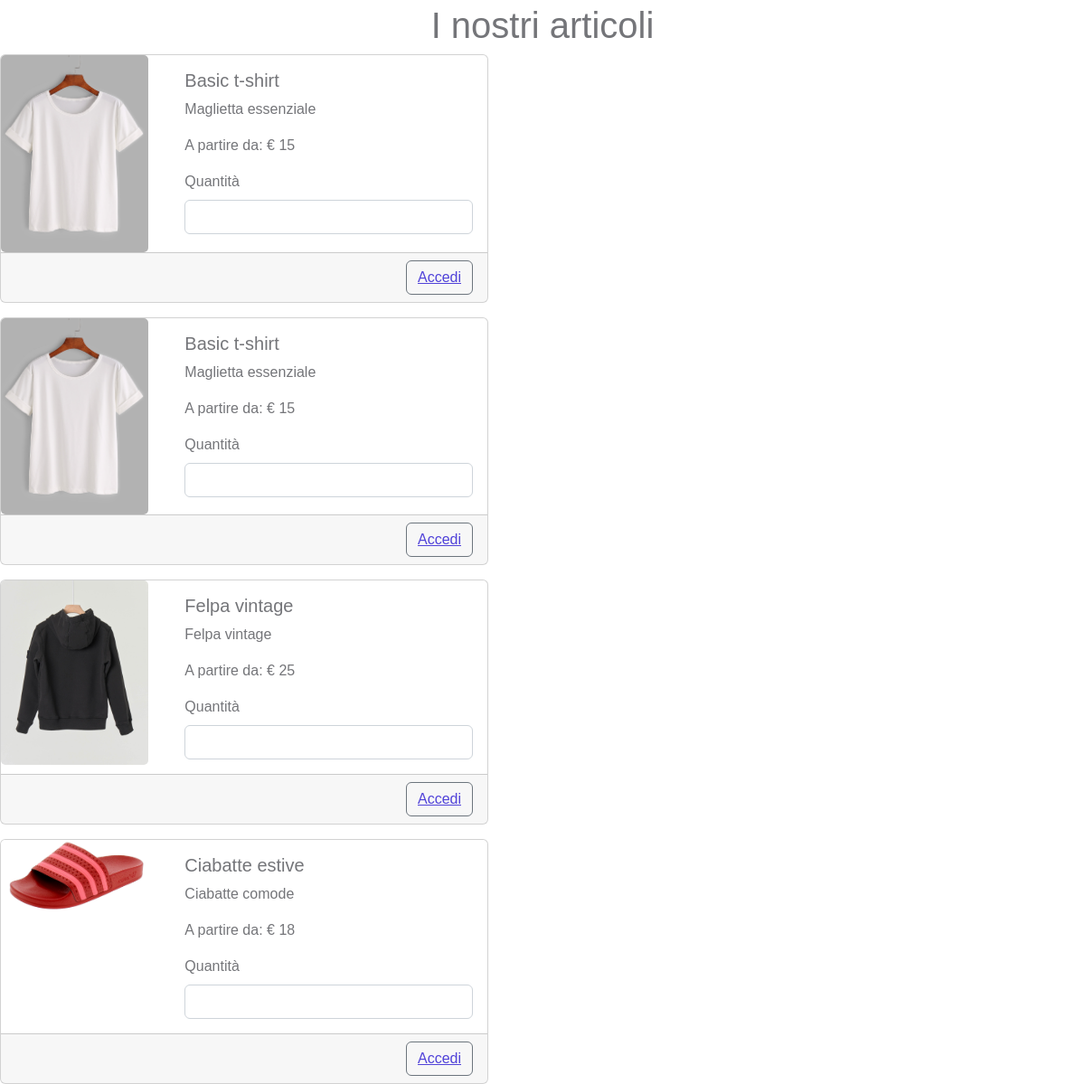
Before: / (middle part) with the older database file.
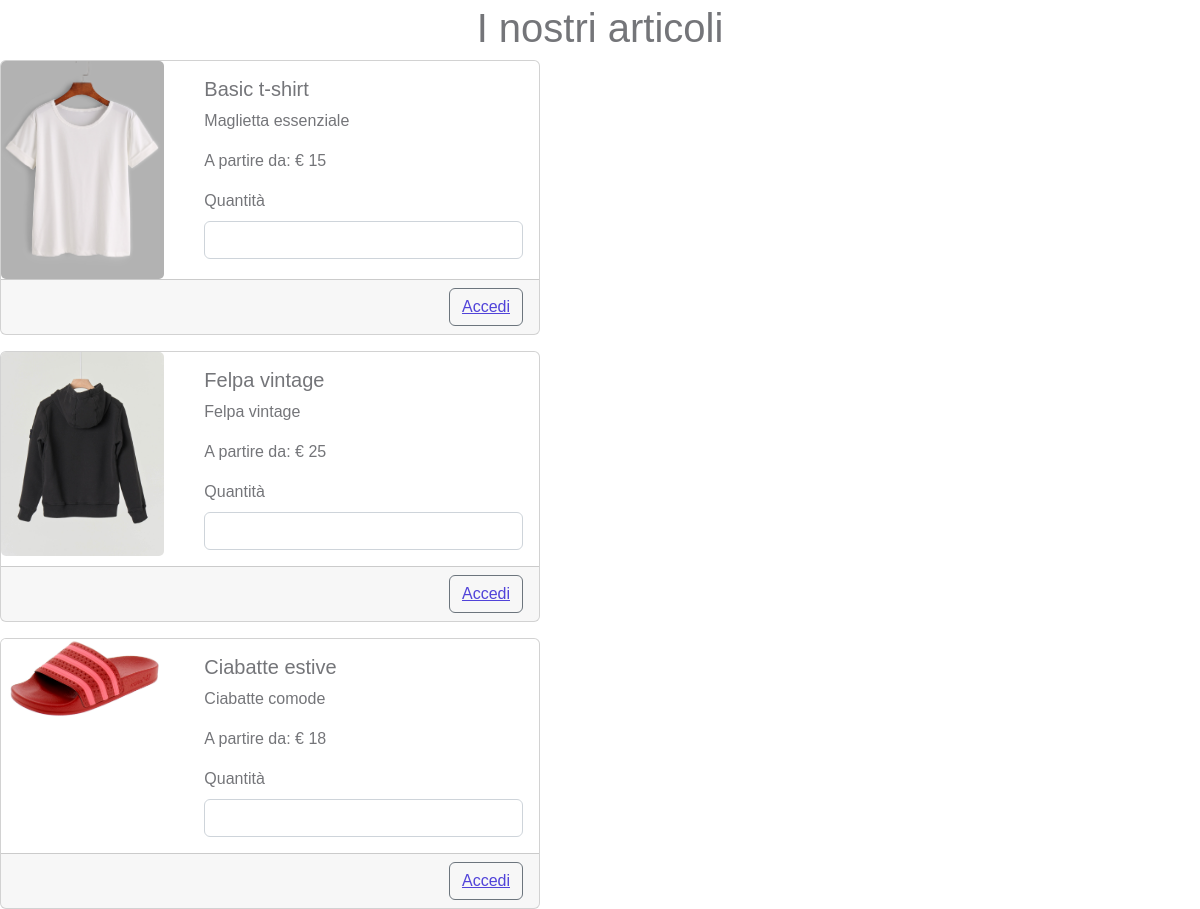
After: the same page with the newer database file.
### tables this page shows
CREATE TABLE IF NOT EXISTS `Prodotto` (
  `Id` int(11) NOT NULL AUTO_INCREMENT,
  `Nome` varchar(50) NOT NULL,
  `Descrizione` varchar(50) NOT NULL,
  `Immagine` varchar(300) NOT NULL,
  `Dim_id` int(11) NOT NULL,
  `Categoria_id` int(11) NOT NULL,
  `Status` int(11) NOT NULL,
  `Timestamp` timestamp NOT NULL DEFAULT current_timestamp(),
  PRIMARY KEY (`Id`),
  KEY `Dim_id` (`Dim_id`),
  KEY `Categoria_id` (`Categoria_id`)
);

### UIHelper.php (called while the page is built, shortened)
<?php
function showAllArticles(): void
{
    echo ' <div class="row">
            <div class="col">' . require './templates/views/components/productCard.php'; '</div>
         </div>';
}

### index.php (called while the page is built, shortened)
<?php
include("./src/classes/Dbh.php");
require_once("./script/productManager.script.php");
require_once("./templates/views/user/index.php");
$mainContent = ob_get_clean();
require_once("./templates/base.php");

### src/classes/Dbh.php (called while the page is built, shortened)
<?php
class Dbh
{
    protected mysqli $connection;
    public function __construct($dbhost = 'localhost', $dbuser = 'root', $dbpass = '', $dbname = 'e-commerce', $charset = 'utf8')
    {
        try {
            $this->connection = new mysqli($dbhost, $dbuser, $dbpass, $dbname);
            $this->connection->set_charset($charset);
        } catch (Exception $e) {
            echo "[Dbh:26] Sono qui";
            echo "Connection failed: " . mysqli_connect_error();
        }
    }
    public function execute($sql, ...$params): array|int|string
    {
        $types = "";
        if ($stmt = $this->connection->prepare($sql)) {
            if (!$stmt->execute()) {
                return "Execute failed: (" . $stmt->errno . ") " . $stmt->error;
            }
            if ($stmt->errno == 0) {
                $result = $stmt->get_result();
                return $result->fetch_all(MYSQLI_ASSOC);
            } else {
                return "Errore" . $stmt->errno;
            }
        } else {
            return 'Unable to prepare MySQL statement (check your syntax) - ' . $this->connection->error;
        }
    }
    public function selectSpecificField(string $tableName, string $field, string $where): int|string|array|null
    {
        $query = "SELECT `$field` FROM `$tableName` WHERE $where";
        $response = $this->execute($query);
        return !empty($response) && $response[0] !== null && $response[0][$field] !== null
            ? $response[0][$field]
            : null;
    }
    public function getProducts(): array|int|string
    {
        $query = "SELECT * FROM `Prodotto` WHERE Id != 1 AND Id != 2";
        return $this->execute($query);
    }
}

### script/productManager.script.php (called while the page is built, shortened)
<?php
$dbh = new Dbh();
$products = $dbh->getProducts();

### templates/views/components/productCard.php (the view, shortened to what this page needs)
<section>
    <?php
    $dbh = new Dbh();
    $products = $dbh->getProducts();
    if (is_array($products)) {
        foreach ($products as $product) {
            echo '<div class="justify-content-center">
                    <form method="post">';
            $whereProductId = "`Id` = " . $product[ID];
            $currentProductImage = $dbh->selectSpecificField(PRODOTTO, IMMAGINE, $whereProductId);
            $currentProductName = $dbh->selectSpecificField(PRODOTTO, NOME, $whereProductId);
            $currentProductDescription = $dbh->selectSpecificField(PRODOTTO, DESCRIZIONE, $whereProductId);
            $whereArticleProduct = "`Prodotto_id` = " . $product[ID];
            $currentProductPrice = $dbh->selectSpecificField(ARTICOLO, PREZZO, $whereArticleProduct);
            if ($currentProductImage !== null && $currentProductName !== null
                && $currentProductDescription !== null && $currentProductPrice !== null) {
                if (!isset($_SESSION[ID])) {
                    echo '
                             <div class="card mb-3" style="max-width: 540px;">
                                    <div class="row no-gutters">
                                        <div class="col-md-4">
                                            <img src="' . UPLOADS . '/' . $product[IMMAGINE] . '" class="card-img" alt="Product Image">
                                        </div>
                                        <div class="col-md-8">
                                            <div class="card-body" name="product-id" value="' . $product[ID] . '">
                                                <h5 class="card-title" >' . $currentProductName . '</h5>
                                                <p class="card-text" >' . $currentProductDescription . '</p>
                                                <div class="card-price">
                                                    <p class="card-text">A partire da: ' . EURO . ' ' . $currentProductPrice . '</p>
                                                    <label for="article-quantity" class="form-label">Quantità</label>
                                                    <input type="number" min="1" class="form-control" id="product-name" name="article-quantity"  />
                                        </div>
                                        <div class="card-size">
                                        ';
                    drawCardFooter($product[ID], null);
                }
            }
        }
    }
    ?>
</section>
<?php
function drawCardFooter($productId, $session): void
{
    echo '
                    </select>
                    </div>
                    </div>
                    </div>
                    </div>';
    echo '
                    <div class="card-footer d-flex justify-content-end">
                        <style>
                           .btn-primary{
                                margin: 1px;
                           }
                        </style>';
    if (isset($productId) && $productId > 0) {
        if (isset($session)) {
            if (!($session->getClaimTypeFromId($session->getCurrentUser()[CLAIM_ID]) === CLAIM_SELLER_DESC) &&
                !($session->getClaimTypeFromId($session->getCurrentUser()[CLAIM_ID]) === CLAIM_SELLER_PR0_DESC)) {
                echo '<button class="btn btn-primary ml-auto" type="submit" name="add-product-' . $productId . '-in-wishlist">
                                <svg xmlns="http://www.w3.org/2000/svg" width="16" height="16" fill="currentColor" class="bi bi-heart-fill" viewBox="0 0 16 16">
                                    <path fill-rule="evenodd" d="M8 1.314C12.438-3.248 23.534 4.735 8 15-7.534 4.736 3.562-3.248 8 1.314z"/>
                                </svg>
                            </button>';
                echo '<button class="btn btn-primary ml-auto" type="submit" name="add-article-' . $productId . '-in-cart">
                                <svg xmlns="http://www.w3.org/2000/svg" width="16" height="16" fill="currentColor" class="bi bi-bag-fill" viewBox="0 0 16 16">
                                    <path d="M8 1a2.5 2.5 0 0 1 2.5 2.5V4h-5v-.5A2.5 2.5 0 0 1 8 1zm3.5 3v-.5a3.5 3.5 0 1 0-7 0V4H1v10a2 2 0 0 0 2 2h10a2 2 0 0 0 2-2V4h-3.5z"/>
                                </svg>
                                Add to cart
                            </button>';
                echo '<button class="btn btn-primary ml-auto" type="submit" name="buy-now-' . $productId . '">
                                <svg xmlns="http://www.w3.org/2000/svg" width="16" height="16" fill="currentColor" class="bi bi-cash-coin" viewBox="0 0 16 16">
                                    <path fill-rule="evenodd" d="M11 15a4 4 0 1 0 0-8 4 4 0 0 0 0 8zm5-4a5 5 0 1 1-10 0 5 5 0 0 1 10 0z"/>
                                    <path d="M9.438 11.944c.047.596.518 1.06 1.363 1.116v.44h.375v-.443c.875-.061 1.386-.529 1.386-1.207 0-.618-.39-.936-1.09-1.1l-.296-.07v-1.2c.376.043.614.248.671.532h.658c-.047-.575-.54-1.024-1.329-1.073V8.5h-.375v.45c-.747.073-1.255.522-1.255 1.158 0 .562.378.92 1.007 1.066l.248.061v1.272c-.384-.058-.639-.27-.696-.563h-.668zm1.36-1.354c-.369-.085-.569-.26-.569-.522 0-.294.216-.514.572-.578v1.1h-.003zm.432.746c.449.104.655.272.655.569 0 .339-.257.571-.709.614v-1.195l.054.012z"/>
                                    <path d="M1 0a1 1 0 0 0-1 1v8a1 1 0 0 0 1 1h4.083c.058-.344.145-.678.258-1H3a2 2 0 0 0-2-2V3a2 2 0 0 0 2-2h10a2 2 0 0 0 2 2v3.528c.38.34.717.728 1 1.154V1a1 1 0 0 0-1-1H1z"/>
                                    <path d="M9.998 5.083 10 5a2 2 0 1 0-3.132 1.65 5.982 5.982 0 0 1 3.13-1.567z"/>
                                </svg>
                                Buy Now
                            </button>';
            }
        } else {
            echo '<button class="btn btn-outline-secondary ml-auto" type="submit">
                                <a href="./login.php">Accedi</a>
                          </button>';
        }
        echo '              </div>
                    </div>
                </form>
            </div>';
    }
}
?>

### templates/views/user/index.php (shortened to what this page needs)
<?php
    require_once "UIHelper.php";
?>
<section id="articles">
    <h1 class="text-center">I nostri articoli</h1>
    <?php
    showAllArticles();
    ?>
</section>

### templates/base.php (shortened to what this page needs)
<!DOCTYPE html>
<html lang="it">
<?php require_once("./templates/views/utils/head.php"); ?>
<body>
<?php
if (isset($_SESSION["Id"])) {
    try {
        $session = new Session($_SESSION["Id"]);
        if ($title === "Dashboard" || $title === "Insert product" || $title === "Manage products" ||
            $title === "Warehouse" || $title === "Configurazione articolo" || $title === "Edit product" ) {
            $claimType = $session->getClaimTypeFromId($session->getCurrentUser()[CLAIM_ID]);
            if ($claimType == CLAIM_SELLER_DESC || $claimType === CLAIM_SELLER_PR0_DESC) {
                echo '<div class="row">';
                echo '<div class="sidebar col-3">
                               <div class="d-flex flex-column flex-shrink-0 p-3 bg-light" style="max-width: 250px;">
                                   <a href="/" class="d-flex align-items-center mb-3 mb-md-0 me-md-auto link-dark text-decoration-none">
                                    <svg class="bi me-2" width="40" height="32"><use xlink:href="#bootstrap"></use></svg>
                                        <span class="fs-4">Take it</span>
                                   </a>
                                    <hr>
                                    <ul class="nav nav-pills flex-column mb-auto">';
                echo '<li>
                                            <a href="./dashboard.php" class="nav-link link-white ';
                if ($title === "Dashboard"){
                    echo 'active';
                }
                else {
                }
                echo ' showContent" >';
                echo'
                                                <svg class="bi me-2" width="16" height="16"><use xlink:href="#speedometer2"></use></svg>
                                                Dashboard
                                            </a>
                                        </li>';
                echo '<li>
                                            <a href="./productInsertion.php" class="nav-link link-white ';
                if ($title === "Insert product"){
                    echo 'active';
                }
                else {
                }
                echo ' showContent" >';
                echo'
                                                <svg class="bi me-2" width="16" height="16"><use xlink:href="#speedometer2"></use></svg>
                                                Inserisci prodotto
                                            </a>
                                        </li>';
                echo '<li>
                                            <a href="./manageProducts.php" class="nav-link link-dark ';
                if ($title === "Manage products" || $title === "Edit product"){
                    echo 'active';
                }
                else {
                }
                echo ' showContent" >';
                echo'
                                                <svg class="bi me-2" width="16" height="16"><use xlink:href="#table"></use></svg>
                                                Modifica prodotto
                                            </a>
                                        </li>';
                echo '
                                    </ul>
                                    <hr>
                                     </div>
                                </div>';
                echo '          <div class="col-9">';
                echo $mainContent;
                echo '      </div>
                        </div>';
            }
        } else {
            echo $mainContent;
        }
    } catch (Exception $e) {
        echo $e->getMessage();
    }
} else {
    echo $mainContent;
}
?>
</body>
</html>

### templates/views/utils/head.php (shortened to what this page needs)
<head>
    <link href="https://cdn.jsdelivr.net/npm/bootstrap@5.2.3/dist/css/bootstrap.min.css" rel="stylesheet">
    <link rel="stylesheet" href="<?php echo CSS; ?>/style.css">
</head>

### assets/css/style.css (style rules this page uses)
:root { --bs-blue: #1d3b53; --bs-indigo: #6610f2; --bs-purple: #6f42c1; --bs-pink: #e83e8c; --bs-red: #d6293e; --bs-orange: #fd7e14; --bs-yellow: #f7c32e; --bs-green: #0cbc87; --bs-teal: #20c997; --bs-cyan: #17a2b8; --bs-black: #000; --bs-white: #fff; --bs-gray: #747579; --bs-gray-dark: #0b0a12; --bs-gray-100: #f5f5f6; --bs-gray-200: #dfdfe3; --bs-gray-300: #c5c5c7; --bs-gray-400: #96969a; --bs-gray-500: #85878a; --bs-gray-600: #747579; --bs-gray-700: #5e5e5f; --bs-gray-800: #0b0a12; --bs-gray-900: #0b0a12; --bs-primary: #5143d9; --bs-white: #fff; --bs-secondary: #85878a; --bs-success: #0cbc87; --bs-info: #17a2b8; --bs-warning: #f7c32e; --bs-danger: #d6293e; --bs-light: #f5f5f6; --bs-dark: #0b0a12; --bs-orange: #fd7e14; --bs-mode: #fff; --bs-primary-rgb: 81, 67, 217; --bs-white-rgb: 255, 255, 255; --bs-secondary-rgb: 133, 135, 138; --bs-success-rgb: 12, 188, 135; --bs-info-rgb: 23, 162, 184; --bs-warning-rgb: 247, 195, 46; --bs-danger-rgb: 214, 41, 62; --bs-light-rgb: 245, 245, 246; --bs-dark-rgb: 11, 10, 18; --bs-orange-rgb: 253, 126, 20; --bs-mode-rgb: 255, 255, 255; --bs-white-rgb: 255, 255, 255; --bs-black-rgb: 0, 0, 0; --bs-body-color-rgb: 116, 117, 121; --bs-body-bg-rgb: 255, 255, 255; --bs-font-sans-serif: system-ui, -apple-system, "Segoe UI", Roboto, "Helvetica Neue", "Noto Sans", "Liberation Sans", Arial, sans-serif, "Apple Color Emoji", "Segoe UI Emoji", "Segoe UI Symbol", "Noto Color Emoji"; --bs-font-monospace: SFMono-Regular, Menlo, Monaco, Consolas, "Liberation Mono", "Courier New", monospace; --bs-gradient: linear-gradient(180deg, rgba(255, 255, 255, 0.15), rgba(255, 255, 255, 0)); --bs-body-font-family: DM Sans, sans-serif; --bs-body-font-size: 1rem; --bs-body-font-weight: 400; --bs-body-line-height: 1.5; --bs-body-color: #747579; --bs-body-bg: #fff; --bs-border-width: 1px; --bs-border-style: solid; --bs-border-color: var(--bs-gray-200); --bs-border-color-translucent: rgba(0, 0, 0, 0.175); --bs-border-radius: 0.5rem; --bs-border-radius-sm: 0.4rem; --bs-border-radius-lg: 1rem; --bs-border-radius-xl: 1.5rem; --bs-border-radius-2xl: 2rem; --bs-border-radius-pill: 50rem; --bs-link-color: var(--bs-primary); --bs-link-hover-color: #4136ae; --bs-code-color: #d63384; --bs-highlight-bg: #fff3cd; }
*, *::before, *::after { margin: 0; padding: 0; box-sizing: border-box; font-family: 'Poppins', sans-serif }
@media (prefers-reduced-motion: no-preference) { :root { scroll-behavior: smooth; } }
body { margin: 0; font-family: var(--bs-body-font-family); font-size: var(--bs-body-font-size); font-weight: var(--bs-body-font-weight); line-height: var(--bs-body-line-height); color: var(--bs-body-color); background-color: var(--bs-body-bg); -webkit-text-size-adjust: 100%; -webkit-tap-highlight-color: rgba(0, 0, 0, 0); }

Changed rows visible on the page:
removed prodotto: Immagine (picture), currentProductName "Basic t-shirt", currentProductDescription "Maglietta essenziale", currentProductPrice "15", shows "Accedi"
